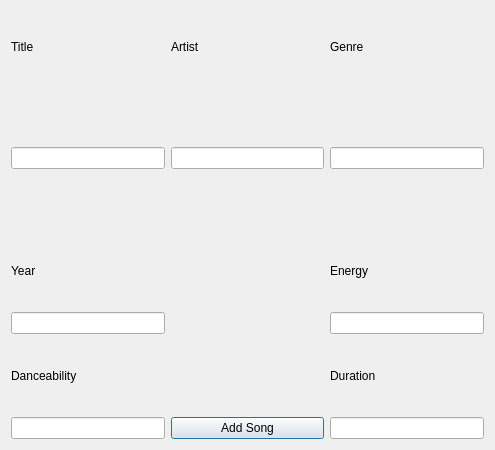
<?xml version="1.0" encoding="UTF-8"?>
<ui version="4.0">
 <class>AddWindow</class>
 <widget class="QDialog" name="AddWindow">
  <property name="geometry">
   <rect>
    <x>0</x>
    <y>0</y>
    <width>495</width>
    <height>450</height>
   </rect>
  </property>
  <property name="minimumSize">
   <size>
    <width>450</width>
    <height>450</height>
   </size>
  </property>
  <property name="windowTitle">
   <string>Dialog</string>
  </property>
  <layout class="QGridLayout" name="gridLayout_2" rowstretch="0" columnstretch="0">
   <item row="0" column="0">
    <layout class="QGridLayout" name="gridLayout" rowstretch="1,1,1,1,1,1,1" columnstretch="1,1,1">
     <item row="0" column="0">
      <widget class="QLabel" name="label">
       <property name="text">
        <string>Title</string>
       </property>
      </widget>
     </item>
     <item row="6" column="2">
      <widget class="QLineEdit" name="Duration"/>
     </item>
     <item row="4" column="2">
      <widget class="QLineEdit" name="Energy"/>
     </item>
     <item row="3" column="0">
      <widget class="QLabel" name="label_4">
       <property name="text">
        <string>Year</string>
       </property>
      </widget>
     </item>
     <item row="0" column="2">
      <widget class="QLabel" name="label_3">
       <property name="text">
        <string>Genre</string>
       </property>
      </widget>
     </item>
     <item row="3" column="2">
      <widget class="QLabel" name="label_5">
       <property name="text">
        <string>Energy</string>
       </property>
      </widget>
     </item>
     <item row="4" column="0">
      <widget class="QLineEdit" name="Year"/>
     </item>
     <item row="6" column="0">
      <widget class="QLineEdit" name="Dance"/>
     </item>
     <item row="0" column="1">
      <widget class="QLabel" name="label_2">
       <property name="text">
        <string>Artist</string>
       </property>
      </widget>
     </item>
     <item row="5" column="0">
      <widget class="QLabel" name="label_6">
       <property name="text">
        <string>Danceability</string>
       </property>
      </widget>
     </item>
     <item row="5" column="2">
      <widget class="QLabel" name="label_7">
       <property name="text">
        <string>Duration</string>
       </property>
      </widget>
     </item>
     <item row="6" column="1">
      <widget class="QPushButton" name="Add">
       <property name="text">
        <string>Add Song</string>
       </property>
      </widget>
     </item>
     <item row="1" column="0" rowspan="2">
      <widget class="QLineEdit" name="Title"/>
     </item>
     <item row="1" column="1" rowspan="2">
      <widget class="QLineEdit" name="Artist"/>
     </item>
     <item row="1" column="2" rowspan="2">
      <widget class="QLineEdit" name="Genre"/>
     </item>
    </layout>
   </item>
  </layout>
 </widget>
 <resources/>
 <connections/>
</ui>
